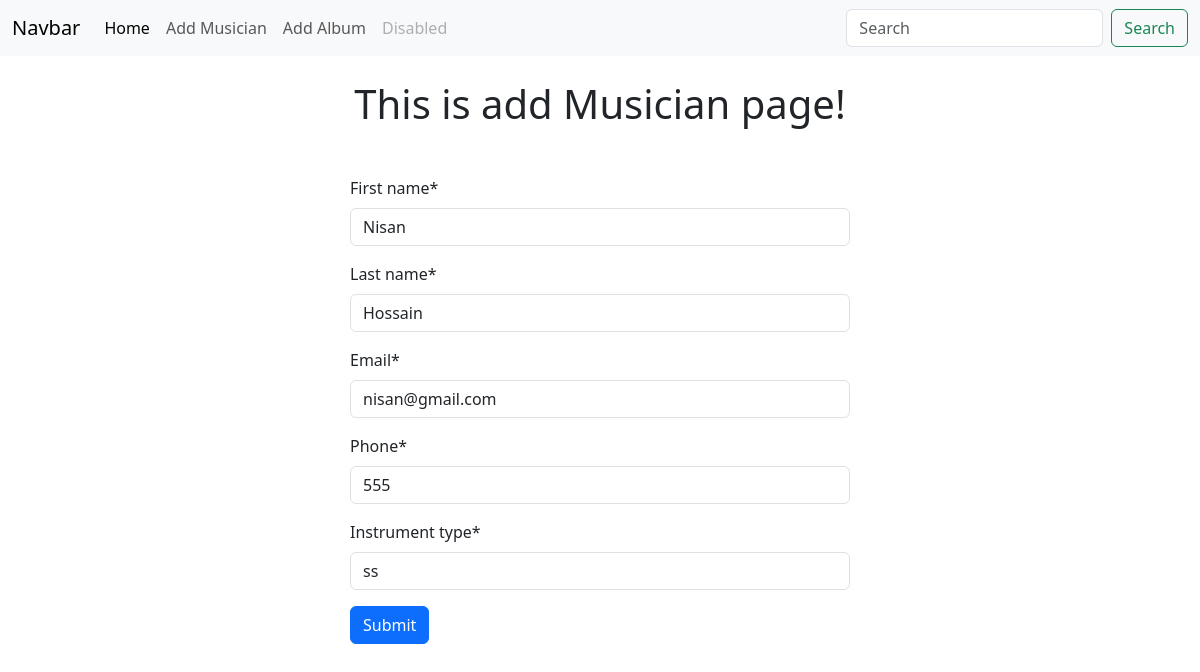
The page /musician/edit/1 on the database its author committed.
### Musicians/models.py (models this page shows, shortened)
class Musician_Model(models.Model):
    First_name = models.CharField(max_length= 50)
    Last_name = models.CharField(max_length= 50)
    Email = models.EmailField()
    Phone = models.CharField(max_length= 14)
    Instrument_type = models.CharField(max_length= 30)

### Musicians/views.py (the view)
# urls.py: path("edit/<int:id>", views.edit_musician, name= 'edit_musician'),
def edit_musician(req, id):
    musician = models.Musician_Model.objects.get(pk = id)
    musician_form = forms.Musician_Form(instance = musician)
    if req.method == "POST":
        musician_form = forms.Musician_Form(req.POST, instance = musician)
        if musician_form.is_valid():
            musician_form.save()
            return redirect("home")
    return render(req, 'add_musician.html', {'form' : musician_form})

### Musicians/forms.py
class Musician_Form(forms.ModelForm):
    class Meta:
        model = models.Musician_Model
        fields = '__all__'

### Musicians/templates/add_musician.html (shortened to what this page needs)
{% extends "base.html" %}
{% load crispy_forms_tags %}
{% block content %}
<h1 class="text-center mt-4 mb-5">This is add Musician page!</h1>
<div style="width: 500px; margin:auto;">
    <form action="" method="post">
        {{form | crispy}}
        <button class="btn btn-primary" type="submit">Submit</button>
    </form>
</div>
{% endblock content %}

### rows shown on the page
Musician_Model: First_name "Nisan", Last_name "Hossain", Email "nisan@gmail.com", Phone "555", Instrument_type "ss"
